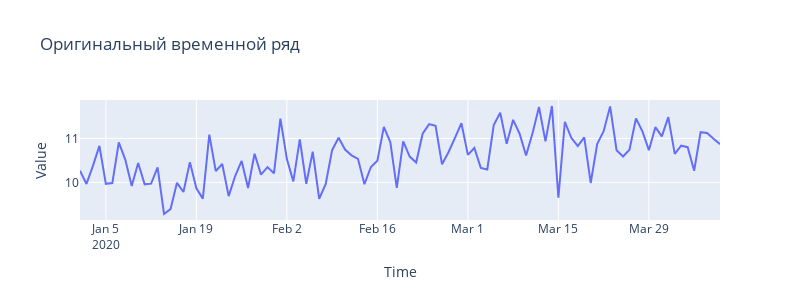
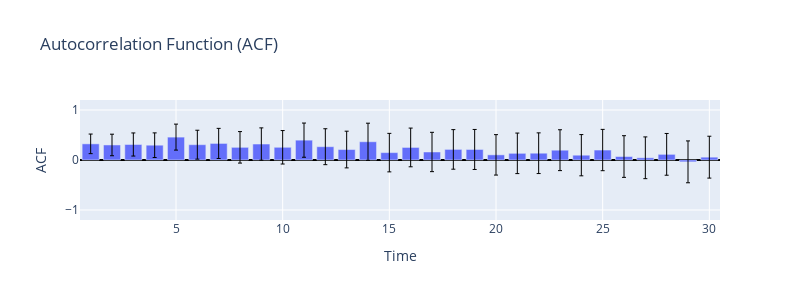
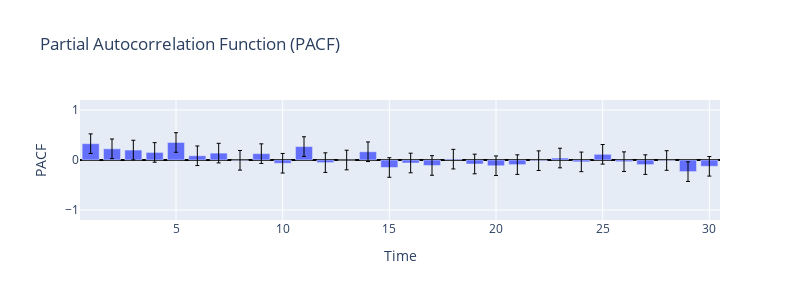

Notebook code for these charts, in order:
### Code cell
import numpy as np
import pandas as pd
from plots import plot_acf_with_intervals

np.random.seed(42)
n_points = 100
dates = pd.date_range(start="2020-01-01", periods=n_points, freq="D")
series = pd.Series(
    10 + np.sin(2 * np.pi * dates.dayofyear / 365) + np.random.normal(0, 0.5, n_points),
    index=dates,
)

plot_acf_with_intervals(
    series, nlags=30, alpha=0.05, width=800, height=300, plot_original_series=True
)

### Figure 1 — Plotly figure (JSON) as saved in the notebook; plotly's stock layout.template omitted (floating-point values rounded to 4 significant figures)
{"data": [{"hovertemplate": "Time=%{x}<br>Value=%{y}<extra></extra>", "legendgroup": "", "line": {"color": "#636efa", "dash": "solid"}, "marker": {"symbol": "circle"}, "mode": "lines", "name": "", "orientation": "v", "showlegend": false, "type": "scatter", "x": ["2020-01-01T00:00:00", "2020-01-02T00:00:00", "2020-01-03T00:00:00", "2020-01-04T00:00:00", "2020-01-05T00:00:00", "2020-01-06T00:00:00", "2020-01-07T00:00:00", "2020-01-08T00:00:00", "2020-01-09T00:00:00", "2020-01-10T00:00:00", "2020-01-11T00:00:00", "2020-01-12T00:00:00", "2020-01-13T00:00:00", "2020-01-14T00:00:00", "2020-01-15T00:00:00", "2020-01-16T00:00:00", "2020-01-17T00:00:00", "2020-01-18T00:00:00", "2020-01-19T00:00:00", "2020-01-20T00:00:00", "2020-01-21T00:00:00", "2020-01-22T00:00:00", "2020-01-23T00:00:00", "2020-01-24T00:00:00", "2020-01-25T00:00:00", "2020-01-26T00:00:00", "2020-01-27T00:00:00", "2020-01-28T00:00:00", "2020-01-29T00:00:00", "2020-01-30T00:00:00", "2020-01-31T00:00:00", "2020-02-01T00:00:00", "2020-02-02T00:00:00", "2020-02-03T00:00:00", "2020-02-04T00:00:00", "2020-02-05T00:00:00", "2020-02-06T00:00:00", "2020-02-07T00:00:00", "2020-02-08T00:00:00", "2020-02-09T00:00:00", "2020-02-10T00:00:00", "2020-02-11T00:00:00", "2020-02-12T00:00:00", "2020-02-13T00:00:00", "2020-02-14T00:00:00", "2020-02-15T00:00:00", "2020-02-16T00:00:00", "2020-02-17T00:00:00", "2020-02-18T00:00:00", "2020-02-19T00:00:00", "2020-02-20T00:00:00", "2020-02-21T00:00:00", "2020-02-22T00:00:00", "2020-02-23T00:00:00", "2020-02-24T00:00:00", "2020-02-25T00:00:00", "2020-02-26T00:00:00", "2020-02-27T00:00:00", "2020-02-28T00:00:00", "2020-02-29T00:00:00", "2020-03-01T00:00:00", "2020-03-02T00:00:00", "2020-03-03T00:00:00", "2020-03-04T00:00:00", "2020-03-05T00:00:00", "2020-03-06T00:00:00", "2020-03-07T00:00:00", "2020-03-08T00:00:00", "2020-03-09T00:00:00", "2020-03-10T00:00:00", "2020-03-11T00:00:00", "2020-03-12T00:00:00", "2020-03-13T00:00:00", "2020-03-14T00:00:00", "2020-03-15T00:00:00", "2020-03-16T00:00:00", "2020-03-17T00:00:00", "2020-03-18T00:00:00", "2020-03-19T00:00:00", "2020-03-20T00:00:00", "2020-03-21T00:00:00", "2020-03-22T00:00:00", "2020-03-23T00:00:00", "2020-03-24T00:00:00", "2020-03-25T00:00:00", "2020-03-26T00:00:00", "2020-03-27T00:00:00", "2020-03-28T00:00:00", "2020-03-29T00:00:00", "2020-03-30T00:00:00", "2020-03-31T00:00:00", "2020-04-01T00:00:00", "2020-04-02T00:00:00", "2020-04-03T00:00:00", "2020-04-04T00:00:00", "2020-04-05T00:00:00", "2020-04-06T00:00:00", "2020-04-07T00:00:00", "2020-04-08T00:00:00", "2020-04-09T00:00:00"], "xaxis": "x", "y": [10.27, 9.965, 10.38, 10.83, 9.969, 9.986, 10.91, 10.52, 9.92, 10.44, 9.957, 9.972, 10.34, 9.282, 9.393, 9.991, 9.782, 10.46, 9.867, 9.631, 11.09, 10.26, 10.42, 9.689, 10.15, 10.49, 9.873, 10.65, 10.18, 10.35, 10.21, 11.45, 10.53, 10.02, 10.98, 9.97, 10.7, 9.629, 9.958, 10.73, 11.02, 10.75, 10.62, 10.54, 9.96, 10.35, 10.49, 11.26, 10.92, 9.877, 10.93, 10.59, 10.45, 11.11, 11.33, 11.29, 10.41, 10.69, 11.02, 11.35, 10.63, 10.78, 10.33, 10.29, 11.31, 11.59, 10.88, 11.42, 11.11, 10.61, 11.12, 11.71, 10.93, 11.74, 9.651, 11.38, 11.01, 10.82, 11.02, 9.988, 10.87, 11.17, 11.73, 10.73, 10.59, 10.75, 11.46, 11.16, 10.73, 11.26, 11.05, 11.48, 10.65, 10.84, 10.8, 10.26, 11.14, 11.12, 10.99, 10.87], "yaxis": "y"}], "layout": {"height": 300, "legend": {"tracegroupgap": 0}, "title": {"text": "Оригинальный временной ряд"}, "width": 800, "xaxis": {"anchor": "y", "domain": [0, 1], "title": {"text": "Time"}}, "yaxis": {"anchor": "x", "domain": [0, 1], "title": {"text": "Value"}}}}

### Figure 2 — Plotly figure (JSON) as saved in the notebook; plotly's stock layout.template omitted (floating-point values rounded to 4 significant figures)
{"data": [{"alignmentgroup": "True", "error_y": {"array": [0.196, 0.2155, 0.231, 0.2465, 0.2598, 0.2891, 0.3013, 0.315, 0.3227, 0.3347, 0.342, 0.3593, 0.3668, 0.3713, 0.3849, 0.387, 0.3932, 0.3957, 0.4001, 0.4043, 0.4053, 0.407, 0.4087, 0.4123, 0.4132, 0.4169, 0.4173, 0.4175, 0.4187, 0.4188], "color": "black", "thickness": 1, "width": 2}, "hovertemplate": "Time=%{x}<br>ACF=%{y}<extra></extra>", "legendgroup": "", "marker": {"color": "#636efa", "pattern": {"shape": ""}}, "name": "", "offsetgroup": "", "orientation": "v", "showlegend": false, "textposition": "auto", "type": "bar", "x": [1, 2, 3, 4, 5, 6, 7, 8, 9, 10, 11, 12, 13, 14, 15, 16, 17, 18, 19, 20, 21, 22, 23, 24, 25, 26, 27, 28, 29, 30], "xaxis": "x", "y": [0.3231, 0.3007, 0.3101, 0.2959, 0.4577, 0.3061, 0.3315, 0.2533, 0.3195, 0.2542, 0.3971, 0.266, 0.2092, 0.3649, 0.1477, 0.2512, 0.1603, 0.2119, 0.2106, 0.103, 0.1333, 0.1358, 0.1963, 0.09601, 0.1992, 0.06938, 0.04419, 0.113, -0.03702, 0.05671], "yaxis": "y"}], "layout": {"barmode": "relative", "height": 300, "legend": {"tracegroupgap": 0}, "title": {"text": "Autocorrelation Function (ACF)"}, "width": 800, "xaxis": {"anchor": "y", "domain": [0, 1], "gridcolor": "white", "showgrid": true, "title": {"text": "Time"}}, "yaxis": {"anchor": "x", "domain": [0, 1], "dtick": 1, "gridcolor": "white", "range": [-1.2, 1.2], "showgrid": true, "title": {"text": "ACF"}, "zeroline": true, "zerolinecolor": "black", "zerolinewidth": 2}}}

### Figure 3 — Plotly figure (JSON) as saved in the notebook; plotly's stock layout.template omitted (floating-point values rounded to 4 significant figures)
{"data": [{"alignmentgroup": "True", "error_y": {"array": [0.196, 0.196, 0.196, 0.196, 0.196, 0.196, 0.196, 0.196, 0.196, 0.196, 0.196, 0.196, 0.196, 0.196, 0.196, 0.196, 0.196, 0.196, 0.196, 0.196, 0.196, 0.196, 0.196, 0.196, 0.196, 0.196, 0.196, 0.196, 0.196, 0.196], "color": "black", "thickness": 1, "width": 2}, "hovertemplate": "Time=%{x}<br>PACF=%{y}<extra></extra>", "legendgroup": "", "marker": {"color": "#636efa", "pattern": {"shape": ""}}, "name": "", "offsetgroup": "", "orientation": "v", "showlegend": false, "textposition": "auto", "type": "bar", "x": [1, 2, 3, 4, 5, 6, 7, 8, 9, 10, 11, 12, 13, 14, 15, 16, 17, 18, 19, 20, 21, 22, 23, 24, 25, 26, 27, 28, 29, 30], "xaxis": "x", "y": [0.3263, 0.2243, 0.199, 0.1513, 0.3502, 0.08479, 0.1377, -0.005952, 0.1272, -0.06529, 0.2684, -0.05243, -0.0008409, 0.1651, -0.1498, -0.06003, -0.1092, 0.01677, -0.07992, -0.1148, -0.09236, -0.01316, 0.03922, -0.03745, 0.1138, -0.03341, -0.0923, -0.009868, -0.2324, -0.1259], "yaxis": "y"}], "layout": {"barmode": "relative", "height": 300, "legend": {"tracegroupgap": 0}, "title": {"text": "Partial Autocorrelation Function (PACF)"}, "width": 800, "xaxis": {"anchor": "y", "domain": [0, 1], "gridcolor": "white", "showgrid": true, "title": {"text": "Time"}}, "yaxis": {"anchor": "x", "domain": [0, 1], "dtick": 1, "gridcolor": "white", "range": [-1.2, 1.2], "showgrid": true, "title": {"text": "PACF"}, "zeroline": true, "zerolinecolor": "black", "zerolinewidth": 2}}}
